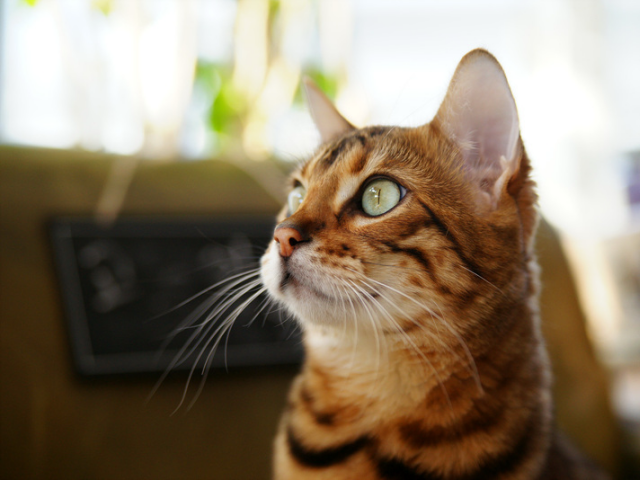
#> input picture ch01/cat.bmp, 640 x 480 px
$ python matplot.py
#> lines starting #> are read from the running program, lines starting #| are printed output that depends on the picture
import matplotlib.pyplot as plt
import cv2


# 컬러 영상 출력
imgBGR = cv2.imread('cat.bmp')
#> imgBGR is the input picture: shape (480, 640, 3); mean B, G, R 104.5, 125.6, 140.8
imgRGB = cv2.cvtColor(imgBGR, cv2.COLOR_BGR2RGB)

plt.axis('off')
plt.imshow(imgRGB)
plt.show()

# 그레이스케일 영상 출력goi
imgGray = cv2.imread('cat.bmp', cv2.IMREAD_GRAYSCALE)
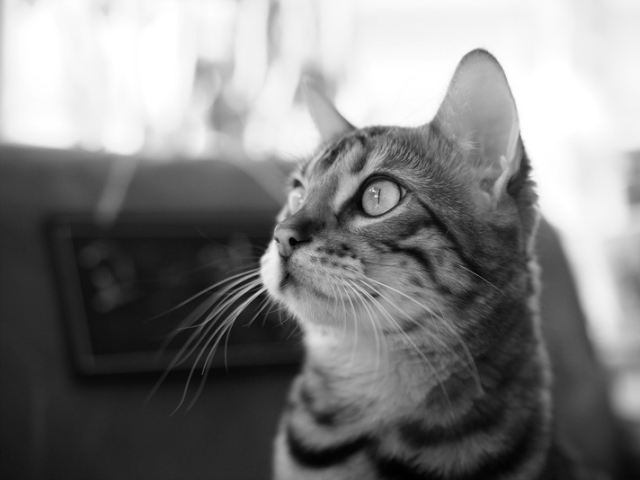
#> imgGray: shape (480, 640); min 0, max 255, mean 127.8

plt.axis('off')
plt.imshow(imgGray, cmap='gray')
plt.show()

# 두 개의 영상을 함께 출력
plt.subplot(121), plt.axis('off'), plt.imshow(imgRGB)
plt.subplot(122), plt.axis('off'), plt.imshow(imgGray, cmap='gray')
plt.show()
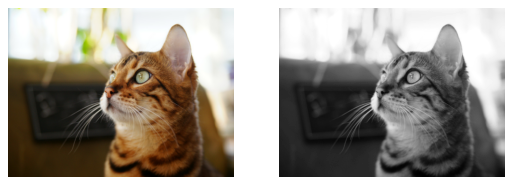
#> figure drawn by matplotlib, 2 panels
